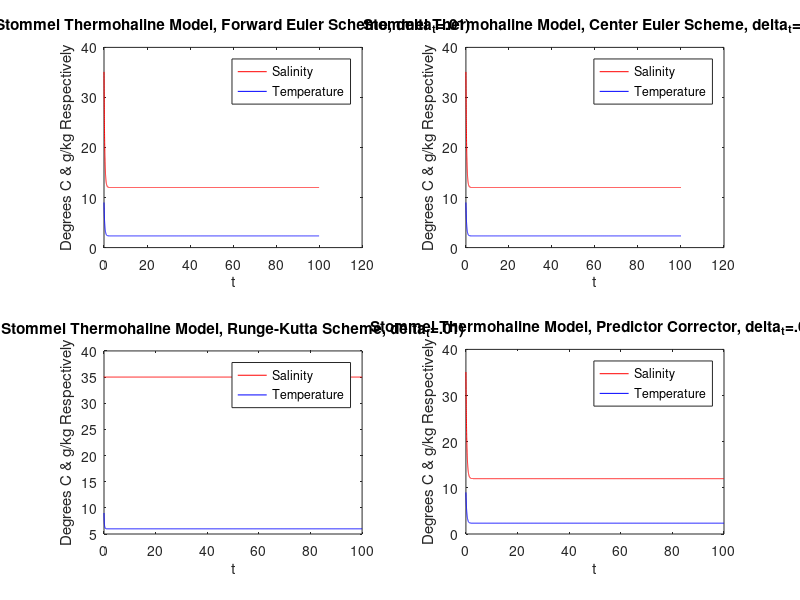
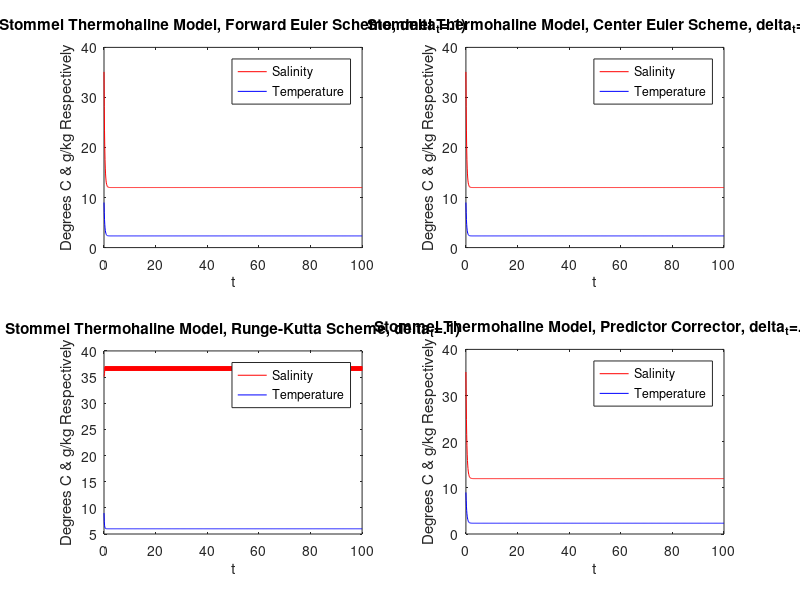

The MATLAB source for these figures, in order: (Note: a time limit stopped this script after it produced the figures.)
%% ESM final project- stommel thermohaline model under different time steps, forcing regimes, numerical methods
%Hudson Moss
clear all
close all

%no climate forcing
%delta t= .01
for i=1:1
for i=1:1 %forward euler
c=1;    %temperature transfer coefficient 
d=1;    %salinity transfer coefficient 
T(1)=9;   %temperature of system
S(1)=35.1;   %salinity of system
tau=7; %external temperature (constant)
s=36;    %external salinity (constant)
q=1;    %flow 

delta_t=.01;
t=0:delta_t:100;

for i=1:(length(t)-1)
    t(i+1)=t(i)+delta_t;
    T(i+1)=T(i)+((c.*(tau-T(i))-abs(2.*q).*T(i)).*delta_t);
    S(i+1)=S(i)+((d.*(s-S(i))-abs(2.*q).*S(i)).*delta_t);      
end
    subplot(2,2,1)
    plot(t,S,'r')
    hold on
    plot(t,T,'b')
    title('Stommel Thermohaline Model, Forward Euler Scheme, delta_t=.01)')
    legend({'Salinity','Temperature'})
    xlabel('t')
    ylabel('Degrees C & g/kg Respectively')

end
clear all
for i=1:1 %center euler
c=1;    %temperature transfer coefficient 
d=1;    %salinity transfer coefficient 
T(1)=9;   %temperature of system
S(1)=35.1;   %salinity of system
tau=7; %external temperature (constant)
s=36;    %external salinity (constant)
q=1;    %flow 

delta_t=.01;
t=0:delta_t:100;
  
for j=1:(length(t)-1)
    t(j+1)=t(j)+delta_t;

    T(j+1)=T(j)+((c.*(tau-T(j))-abs(2.*q).*T(j)).*delta_t);
    S(j+1)=S(j)+((d.*(s-S(j))-abs(2.*q).*S(j)).*delta_t);
     
    T(j+2)=T(j+1)-T(j)/((2*delta_t));
    S(j+2)=S(j+1)-S(j)/((2*delta_t));

end
    subplot(2,2,2)
    plot(t,S(1:length(S)-1),'r')
    hold on
    plot(t,T(1:length(T)-1),'b')
    title('Stommel Thermohaline Model, Center Euler Scheme, delta_t=.01)')
    legend({'Salinity','Temperature'})
    xlabel('t')
    ylabel('Degrees C & g/kg Respectively')
end 
clear all
for i=1:1 %%runge-kutta 

c=1;    %temperature transfer coefficient 
d=1;    %salinity transfer coefficient 
T(1)=9;   %temperature of system
S(1)=35.1;   %salinity of system
tau=7; %external temperature (constant)
s=36;    %external salinity (constant)
q=1;    %flow 

delta_t=.01;
t=0:delta_t:100;

f= @(t,T,S) T+(c.*(tau-T)-abs(2.*q)).*T;
g= @(t,T,S) S+(d.*(s-S)-abs(2.*q)).*S;

for i=1:(length(t)-1)
    
    k1=f(t(i),T(i),S(i));
    l1=g(t(i),T(i),S(i));
    
    k2=f(t(i)+delta_t/2,(T(i)+0.5*k1*delta_t),(S(i)+(0.5*l1*delta_t)));
    l2=g(t(i)+delta_t/2,(T(i)+0.5*k1*delta_t),(S(i)+(0.5*l1*delta_t)));
    
    k3=f(t(i)+delta_t/2,(T(i)+0.5*k2*delta_t),(S(i)+(0.5*l2*delta_t)));
    l3=g(t(i)+delta_t/2,(T(i)+0.5*k2*delta_t),(S(i)+(0.5*l2*delta_t)));
    
    k4=f(t(i)+delta_t,(T(i)+k3*delta_t),(S(i)+l3*delta_t));
    l4=g(t(i)+delta_t,(T(i)+k3*delta_t),(S(i)+l3*delta_t));
    
    T(i+1)=T(i)+delta_t*(k1+2*k2+2*k3+k4)/6;
    S(i+1)=S(i)+delta_t*(l1+2*l2+2*l3+l4)/6;
    
end

    subplot(2,2,3)
    plot(t,S,'r')
    hold on
    plot(t,T,'b')
    title('Stommel Thermohaline Model, Runge-Kutta Scheme, delta_t=.01)')
    legend({'Salinity','Temperature'})
    xlabel('t')
    ylabel('Degrees C & g/kg Respectively')

end
clear all
for i=1:1 %predictor-corrector method
c=1;    %temperature transfer coefficient 
d=1;    %salinity transfer coefficient 
T(1)=9;   %temperature of system
S(1)=35.1;   %salinity of system
tau=7; %external temperature (constant)
s=36;    %external salinity (constant)
q=1;    %flow 

delta_t=.01;
t=0:delta_t:100;

for i=1:(length(t)-1)

    k1_T=(c.*(tau-T(i))-abs(2.*q).*T(i)).*delta_t;
    k1_S=(d.*(s-S(i))-abs(2.*q).*S(i)).*delta_t;
   
    k2_T=(c.*(tau-(T(i)+k1_T))-abs(2.*q).*(T(i)+k1_T)).*delta_t;
    k2_S=(d.*(s-(S(i)+k1_S))-abs(2.*q).*(S(i)+k1_S)).*delta_t;
 
    T(i+1)=T(i)+0.5.*(k1_T+k2_T); 
    S(i+1)=S(i)+0.5.*(k1_S+k2_S);
    
end

%III. Plot it all 

    subplot(2,2,4)
    plot(t,S,'r')
    hold on
    plot(t,T,'b')
    title('Stommel Thermohaline Model, Predictor Corrector, delta_t=.01)')
    legend({'Salinity','Temperature'})
    xlabel('t')
    ylabel('Degrees C & g/kg Respectively')
end 
clear all

figure(2)
%delta t= .1
for i=1:1 %forward euler
c=1;    %temperature transfer coefficient 
d=1;    %salinity transfer coefficient 
T(1)=9;   %temperature of system
S(1)=35.1;   %salinity of system
tau=7; %external temperature (constant)
s=36;    %external salinity (constant)
q=1;    %flow 

delta_t=.1;
t=0:delta_t:100;

for i=1:(length(t)-1)
    t(i+1)=t(i)+delta_t;
    T(i+1)=T(i)+((c.*(tau-T(i))-abs(2.*q).*T(i)).*delta_t);
    S(i+1)=S(i)+((d.*(s-S(i))-abs(2.*q).*S(i)).*delta_t);      
end
    subplot(2,2,1)
    plot(t,S,'r')
    hold on
    plot(t,T,'b')
    title('Stommel Thermohaline Model, Forward Euler Scheme, delta_t=.1)')
    legend({'Salinity','Temperature'})
    xlabel('t')
    ylabel('Degrees C & g/kg Respectively')

end
clear all
for i=1:1 %center euler
c=1;    %temperature transfer coefficient 
d=1;    %salinity transfer coefficient 
T(1)=9;   %temperature of system
S(1)=35.1;   %salinity of system
tau=7; %external temperature (constant)
s=36;    %external salinity (constant)
q=1;    %flow 

delta_t=.1;
t=0:delta_t:100;
  
for j=1:(length(t)-1)
    t(j+1)=t(j)+delta_t;

    T(j+1)=T(j)+((c.*(tau-T(j))-abs(2.*q).*T(j)).*delta_t);
    S(j+1)=S(j)+((d.*(s-S(j))-abs(2.*q).*S(j)).*delta_t);
     
    T(j+2)=T(j+1)-T(j)/((2*delta_t));
    S(j+2)=S(j+1)-S(j)/((2*delta_t));

end
    subplot(2,2,2)
    plot(t,S(1:length(S)-1),'r')
    hold on
    plot(t,T(1:length(T)-1),'b')
    title('Stommel Thermohaline Model, Center Euler Scheme, delta_t=.1)')
    legend({'Salinity','Temperature'})
    xlabel('t')
    ylabel('Degrees C & g/kg Respectively')
end 
clear all
for i=1:1 %%runge-kutta 

c=1;    %temperature transfer coefficient 
d=1;    %salinity transfer coefficient 
T(1)=9;   %temperature of system
S(1)=35.1;   %salinity of system
tau=7; %external temperature (constant)
s=36;    %external salinity (constant)
q=1;    %flow 

delta_t=.1;
t=0:delta_t:100;

f= @(t,T,S) T+(c.*(tau-T)-abs(2.*q)).*T;
g= @(t,T,S) S+(d.*(s-S)-abs(2.*q)).*S;

for i=1:(length(t)-1)
    
    k1=f(t(i),T(i),S(i));
    l1=g(t(i),T(i),S(i));
    
    k2=f(t(i)+delta_t/2,(T(i)+0.5*k1*delta_t),(S(i)+(0.5*l1*delta_t)));
    l2=g(t(i)+delta_t/2,(T(i)+0.5*k1*delta_t),(S(i)+(0.5*l1*delta_t)));
    
    k3=f(t(i)+delta_t/2,(T(i)+0.5*k2*delta_t),(S(i)+(0.5*l2*delta_t)));
    l3=g(t(i)+delta_t/2,(T(i)+0.5*k2*delta_t),(S(i)+(0.5*l2*delta_t)));
    
    k4=f(t(i)+delta_t,(T(i)+k3*delta_t),(S(i)+l3*delta_t));
    l4=g(t(i)+delta_t,(T(i)+k3*delta_t),(S(i)+l3*delta_t));
    
    T(i+1)=T(i)+delta_t*(k1+2*k2+2*k3+k4)/6;
    S(i+1)=S(i)+delta_t*(l1+2*l2+2*l3+l4)/6;
    
end

    subplot(2,2,3)
    plot(t,S,'r')
    hold on
    plot(t,T,'b')
    title('Stommel Thermohaline Model, Runge-Kutta Scheme, delta_t=.1)')
    legend({'Salinity','Temperature'})
    xlabel('t')
    ylabel('Degrees C & g/kg Respectively')

end
clear all
for i=1:1 %predictor-corrector method
c=1;    %temperature transfer coefficient 
d=1;    %salinity transfer coefficient 
T(1)=9;   %temperature of system
S(1)=35.1;   %salinity of system
tau=7; %external temperature (constant)
s=36;    %external salinity (constant)
q=1;    %flow 

delta_t=.1;
t=0:delta_t:100;

for i=1:(length(t)-1)

    k1_T=(c.*(tau-T(i))-abs(2.*q).*T(i)).*delta_t;
    k1_S=(d.*(s-S(i))-abs(2.*q).*S(i)).*delta_t;
   
    k2_T=(c.*(tau-(T(i)+k1_T))-abs(2.*q).*(T(i)+k1_T)).*delta_t;
    k2_S=(d.*(s-(S(i)+k1_S))-abs(2.*q).*(S(i)+k1_S)).*delta_t;
 
    T(i+1)=T(i)+0.5.*(k1_T+k2_T); 
    S(i+1)=S(i)+0.5.*(k1_S+k2_S);
    
end

%III. Plot it all 

    subplot(2,2,4)
    plot(t,S,'r')
    hold on
    plot(t,T,'b')
    title('Stommel Thermohaline Model, Predictor Corrector, delta_t=.1)')
    legend({'Salinity','Temperature'})
    xlabel('t')
    ylabel('Degrees C & g/kg Respectively')
end 
clear all

figure(3)
%delta t= 1
for i=1:1 %forward euler
c=1;    %temperature transfer coefficient 
d=1;    %salinity transfer coefficient 
T(1)=9;   %temperature of system
S(1)=35.1;   %salinity of system
tau=7; %external temperature (constant)
s=36;    %external salinity (constant)
q=1;    %flow 

delta_t=1;
t=0:delta_t:100;

for i=1:(length(t)-1)
    t(i+1)=t(i)+delta_t;
    T(i+1)=T(i)+((c.*(tau-T(i))-abs(2.*q).*T(i)).*delta_t);
    S(i+1)=S(i)+((d.*(s-S(i))-abs(2.*q).*S(i)).*delta_t);      
end
    subplot(2,2,1)
    plot(t,S,'r')
    hold on
    plot(t,T,'b')
    title('Stommel Thermohaline Model, Forward Euler Scheme, delta_t=1)')
    legend({'Salinity','Temperature'})
    xlabel('t')
    ylabel('Degrees C & g/kg Respectively')

end
clear all
for i=1:1 %center euler
c=1;    %temperature transfer coefficient 
d=1;    %salinity transfer coefficient 
T(1)=9;   %temperature of system
S(1)=35.1;   %salinity of system
tau=7; %external temperature (constant)
s=36;    %external salinity (constant)
q=1;    %flow 

delta_t=1;
t=0:delta_t:100;
  
for j=1:(length(t)-1)
    t(j+1)=t(j)+delta_t;

    T(j+1)=T(j)+((c.*(tau-T(j))-abs(2.*q).*T(j)).*delta_t);
    S(j+1)=S(j)+((d.*(s-S(j))-abs(2.*q).*S(j)).*delta_t);
     
    T(j+2)=T(j+1)-T(j)/((2*delta_t));
    S(j+2)=S(j+1)-S(j)/((2*delta_t));

end
    subplot(2,2,2)
    plot(t,S(1:length(S)-1),'r')
    hold on
    plot(t,T(1:length(T)-1),'b')
    title('Stommel Thermohaline Model, Center Euler Scheme, delta_t=1)')
    legend({'Salinity','Temperature'})
    xlabel('t')
    ylabel('Degrees C & g/kg Respectively')
end 
clear all
for i=1:1 %%runge-kutta 

c=1;    %temperature transfer coefficient 
d=1;    %salinity transfer coefficient 
T(1)=9;   %temperature of system
S(1)=35.1;   %salinity of system
tau=7; %external temperature (constant)
s=36;    %external salinity (constant)
q=1;    %flow 

delta_t=1;
t=0:delta_t:100;

f= @(t,T,S) T+(c.*(tau-T)-abs(2.*q)).*T;
g= @(t,T,S) S+(d.*(s-S)-abs(2.*q)).*S;

for i=1:(length(t)-1)
    
    k1=f(t(i),T(i),S(i));
    l1=g(t(i),T(i),S(i));
    
    k2=f(t(i)+delta_t/2,(T(i)+0.5*k1*delta_t),(S(i)+(0.5*l1*delta_t)));
    l2=g(t(i)+delta_t/2,(T(i)+0.5*k1*delta_t),(S(i)+(0.5*l1*delta_t)));
    
    k3=f(t(i)+delta_t/2,(T(i)+0.5*k2*delta_t),(S(i)+(0.5*l2*delta_t)));
    l3=g(t(i)+delta_t/2,(T(i)+0.5*k2*delta_t),(S(i)+(0.5*l2*delta_t)));
    
    k4=f(t(i)+delta_t,(T(i)+k3*delta_t),(S(i)+l3*delta_t));
    l4=g(t(i)+delta_t,(T(i)+k3*delta_t),(S(i)+l3*delta_t));
    
    T(i+1)=T(i)+delta_t*(k1+2*k2+2*k3+k4)/6;
    S(i+1)=S(i)+delta_t*(l1+2*l2+2*l3+l4)/6;
    
end

    subplot(2,2,3)
    plot(t,S,'r')
    hold on
    plot(t,T,'b')
    title('Stommel Thermohaline Model, Runge-Kutta Scheme, delta_t=1)')
    legend({'Salinity','Temperature'})
    xlabel('t')
    ylabel('Degrees C & g/kg Respectively')

end
clear all
for i=1:1 %predictor-corrector method
c=1;    %temperature transfer coefficient 
d=1;    %salinity transfer coefficient 
T(1)=9;   %temperature of system
S(1)=35.1;   %salinity of system
tau=7; %external temperature (constant)
s=36;    %external salinity (constant)
q=1;    %flow 

delta_t=1;
t=0:delta_t:100;

for i=1:(length(t)-1)

    k1_T=(c.*(tau-T(i))-abs(2.*q).*T(i)).*delta_t;
    k1_S=(d.*(s-S(i))-abs(2.*q).*S(i)).*delta_t;
   
    k2_T=(c.*(tau-(T(i)+k1_T))-abs(2.*q).*(T(i)+k1_T)).*delta_t;
    k2_S=(d.*(s-(S(i)+k1_S))-abs(2.*q).*(S(i)+k1_S)).*delta_t;
 
    T(i+1)=T(i)+0.5.*(k1_T+k2_T); 
    S(i+1)=S(i)+0.5.*(k1_S+k2_S);
    
end

%III. Plot it all 

    subplot(2,2,4)
    plot(t,S,'r')
    hold on
    plot(t,T,'b')
    title('Stommel Thermohaline Model, Predictor Corrector, delta_t=1)')
    legend({'Salinity','Temperature'})
    xlabel('t')
    ylabel('Degrees C & g/kg Respectively')
end 
clear all

figure(4)
%delta t= 10
for i=1:1 %forward euler
c=1;    %temperature transfer coefficient 
d=1;    %salinity transfer coefficient 
T(1)=9;   %temperature of system
S(1)=35.1;   %salinity of system
tau=7; %external temperature (constant)
s=36;    %external salinity (constant)
q=1;    %flow 

delta_t=10;
t=0:delta_t:100;

for i=1:(length(t)-1)
    t(i+1)=t(i)+delta_t;
    T(i+1)=T(i)+((c.*(tau-T(i))-abs(2.*q).*T(i)).*delta_t);
    S(i+1)=S(i)+((d.*(s-S(i))-abs(2.*q).*S(i)).*delta_t);      
end
    subplot(2,2,1)
    plot(t,S,'r')
    hold on
    plot(t,T,'b')
    title('Stommel Thermohaline Model, Forward Euler Scheme, delta_t=10)')
    legend({'Salinity','Temperature'})
    xlabel('t')
    ylabel('Degrees C & g/kg Respectively')

end
clear all
for i=1:1 %center euler
c=1;    %temperature transfer coefficient 
d=1;    %salinity transfer coefficient 
T(1)=9;   %temperature of system
S(1)=35.1;   %salinity of system
tau=7; %external temperature (constant)
s=36;    %external salinity (constant)
q=1;    %flow 

delta_t=10;
t=0:delta_t:100;
  
for j=1:(length(t)-1)
    t(j+1)=t(j)+delta_t;

    T(j+1)=T(j)+((c.*(tau-T(j))-abs(2.*q).*T(j)).*delta_t);
    S(j+1)=S(j)+((d.*(s-S(j))-abs(2.*q).*S(j)).*delta_t);
     
    T(j+2)=T(j+1)-T(j)/((2*delta_t));
    S(j+2)=S(j+1)-S(j)/((2*delta_t));

end
    subplot(2,2,2)
    plot(t,S(1:length(S)-1),'r')
    hold on
    plot(t,T(1:length(T)-1),'b')
    title('Stommel Thermohaline Model, Center Euler Scheme, delta_t=10)')
    legend({'Salinity','Temperature'})
    xlabel('t')
    ylabel('Degrees C & g/kg Respectively')
end 
clear all
for i=1:1 %%runge-kutta 

c=1;    %temperature transfer coefficient 
d=1;    %salinity transfer coefficient 
T(1)=9;   %temperature of system
S(1)=35.1;   %salinity of system
tau=7; %external temperature (constant)
s=36;    %external salinity (constant)
q=1;    %flow 

delta_t=10;
t=0:delta_t:100;

f= @(t,T,S) T+(c.*(tau-T)-abs(2.*q)).*T;
g= @(t,T,S) S+(d.*(s-S)-abs(2.*q)).*S;

for i=1:(length(t)-1)
    
    k1=f(t(i),T(i),S(i));
    l1=g(t(i),T(i),S(i));
    
    k2=f(t(i)+delta_t/2,(T(i)+0.5*k1*delta_t),(S(i)+(0.5*l1*delta_t)));
    l2=g(t(i)+delta_t/2,(T(i)+0.5*k1*delta_t),(S(i)+(0.5*l1*delta_t)));
    
    k3=f(t(i)+delta_t/2,(T(i)+0.5*k2*delta_t),(S(i)+(0.5*l2*delta_t)));
    l3=g(t(i)+delta_t/2,(T(i)+0.5*k2*delta_t),(S(i)+(0.5*l2*delta_t)));
    
    k4=f(t(i)+delta_t,(T(i)+k3*delta_t),(S(i)+l3*delta_t));
    l4=g(t(i)+delta_t,(T(i)+k3*delta_t),(S(i)+l3*delta_t));
    
    T(i+1)=T(i)+delta_t*(k1+2*k2+2*k3+k4)/6;
    S(i+1)=S(i)+delta_t*(l1+2*l2+2*l3+l4)/6;
    
end

    subplot(2,2,3)
    plot(t,S,'r')
    hold on
    plot(t,T,'b')
    title('Stommel Thermohaline Model, Runge-Kutta Scheme, delta_t=10)')
    legend({'Salinity','Temperature'})
    xlabel('t')
    ylabel('Degrees C & g/kg Respectively')

end
clear all
for i=1:1 %predictor-corrector method
c=1;    %temperature transfer coefficient 
d=1;    %salinity transfer coefficient 
T(1)=9;   %temperature of system
S(1)=35.1;   %salinity of system
tau=7; %external temperature (constant)
s=36;    %external salinity (constant)
q=1;    %flow 

delta_t=10;
t=0:delta_t:100;

for i=1:(length(t)-1)

    k1_T=(c.*(tau-T(i))-abs(2.*q).*T(i)).*delta_t;
    k1_S=(d.*(s-S(i))-abs(2.*q).*S(i)).*delta_t;
   
    k2_T=(c.*(tau-(T(i)+k1_T))-abs(2.*q).*(T(i)+k1_T)).*delta_t;
    k2_S=(d.*(s-(S(i)+k1_S))-abs(2.*q).*(S(i)+k1_S)).*delta_t;
 
    T(i+1)=T(i)+0.5.*(k1_T+k2_T); 
    S(i+1)=S(i)+0.5.*(k1_S+k2_S);
    
end

%III. Plot it all 

    subplot(2,2,4)
    plot(t,S,'r')
    hold on
    plot(t,T,'b')
    title('Stommel Thermohaline Model, Predictor Corrector, delta_t=10)')
    legend({'Salinity','Temperature'})
    xlabel('t')
    ylabel('Degrees C & g/kg Respectively')
end 
clear all
end

%+.5 C per time step
%delta t= .01
for i=1:1
figure(5)
for i=1:1 %forward euler
c=1;    %temperature transfer coefficient 
d=1;    %salinity transfer coefficient 
T(1)=9;   %temperature of system
S(1)=35.1;   %salinity of system
tau=7; %external temperature (constant)
s=36;    %external salinity (constant)
q=1;    %flow 

delta_t=.01;
t=0:delta_t:100;

for i=1:(length(t)-1)
    t(i+1)=t(i)+delta_t;
    T(i+1)=.5+T(i)+((c.*(tau-T(i))-abs(2.*q).*T(i)).*delta_t);
    S(i+1)=S(i)+((d.*(s-S(i))-abs(2.*q).*S(i)).*delta_t);      
end
    subplot(2,2,1)
    plot(t,S,'r')
    hold on
    plot(t,T,'b')
    title('Stommel Thermohaline Model, Forward Euler Scheme, delta_t=.01)')
    legend({'Salinity','Temperature'})
    xlabel('t')
    ylabel('Degrees C & g/kg Respectively')

end
clear all
for i=1:1 %center euler
c=1;    %temperature transfer coefficient 
d=1;    %salinity transfer coefficient 
T(1)=9;   %temperature of system
S(1)=35.1;   %salinity of system
tau=7; %external temperature (constant)
s=36;    %external salinity (constant)
q=1;    %flow 

delta_t=.01;
t=0:delta_t:100;
  
for j=1:(length(t)-1)
    t(j+1)=t(j)+delta_t;

    T(j+1)=.5+T(j)+((c.*(tau-T(j))-abs(2.*q).*T(j)).*delta_t);
    S(j+1)=S(j)+((d.*(s-S(j))-abs(2.*q).*S(j)).*delta_t);
     
    T(j+2)=.5+T(j+1)-T(j)/((2*delta_t));
    S(j+2)=S(j+1)-S(j)/((2*delta_t));

end
    subplot(2,2,2)
    plot(t,S(1:length(S)-1),'r')
    hold on
    plot(t,T(1:length(T)-1),'b')
    title('Stommel Thermohaline Model, Center Euler Scheme, delta_t=.01)')
    legend({'Salinity','Temperature'})
    xlabel('t')
    ylabel('Degrees C & g/kg Respectively')
end 
clear all
for i=1:1 %%runge-kutta 

c=1;    %temperature transfer coefficient 
d=1;    %salinity transfer coefficient 
T(1)=9;   %temperature of system
S(1)=35.1;   %salinity of system
tau=7; %external temperature (constant)
s=36;    %external salinity (constant)
q=1;    %flow 

delta_t=.01;
t=0:delta_t:100;

f= @(t,T,S) .5+T+(c.*(tau-T)-abs(2.*q)).*T;
g= @(t,T,S) S+(d.*(s-S)-abs(2.*q)).*S;

for i=1:(length(t)-1)
    
    k1=f(t(i),T(i),S(i));
    l1=g(t(i),T(i),S(i));
    
    k2=f(t(i)+delta_t/2,(T(i)+0.5*k1*delta_t),(S(i)+(0.5*l1*delta_t)));
    l2=g(t(i)+delta_t/2,(T(i)+0.5*k1*delta_t),(S(i)+(0.5*l1*delta_t)));
    
    k3=f(t(i)+delta_t/2,(T(i)+0.5*k2*delta_t),(S(i)+(0.5*l2*delta_t)));
    l3=g(t(i)+delta_t/2,(T(i)+0.5*k2*delta_t),(S(i)+(0.5*l2*delta_t)));
    
    k4=f(t(i)+delta_t,(T(i)+k3*delta_t),(S(i)+l3*delta_t));
    l4=g(t(i)+delta_t,(T(i)+k3*delta_t),(S(i)+l3*delta_t));
    
    T(i+1)=T(i)+delta_t*(k1+2*k2+2*k3+k4)/6;
    S(i+1)=S(i)+delta_t*(l1+2*l2+2*l3+l4)/6;
    
end

    subplot(2,2,3)
    plot(t,S,'r')
    hold on
    plot(t,T,'b')
    title('Stommel Thermohaline Model, Runge-Kutta Scheme, delta_t=.01)')
    legend({'Salinity','Temperature'})
    xlabel('t')
    ylabel('Degrees C & g/kg Respectively')

end
clear all
for i=1:1 %predictor-corrector method
c=1;    %temperature transfer coefficient 
d=1;    %salinity transfer coefficient 
T(1)=9;   %temperature of system
S(1)=35.1;   %salinity of system
tau=7; %external temperature (constant)
s=36;    %external salinity (constant)
q=1;    %flow 

delta_t=.01;
t=0:delta_t:100;

for i=1:(length(t)-1)

    k1_T=(c.*(tau-T(i))-abs(2.*q).*T(i)).*delta_t;
    k1_S=(d.*(s-S(i))-abs(2.*q).*S(i)).*delta_t;
   
    k2_T=(c.*(tau-(T(i)+k1_T))-abs(2.*q).*(T(i)+k1_T)).*delta_t;
    k2_S=(d.*(s-(S(i)+k1_S))-abs(2.*q).*(S(i)+k1_S)).*delta_t;
 
    T(i+1)=.5+T(i)+0.5.*(k1_T+k2_T); 
    S(i+1)=S(i)+0.5.*(k1_S+k2_S);
    
end

%III. Plot it all 

    subplot(2,2,4)
    plot(t,S,'r')
    hold on
    plot(t,T,'b')
    title('Stommel Thermohaline Model, Predictor Corrector, delta_t=.01)')
    legend({'Salinity','Temperature'})
    xlabel('t')
    ylabel('Degrees C & g/kg Respectively')
end 
clear all

figure(6)
%delta t= .1
for i=1:1 %forward euler
c=1;    %temperature transfer coefficient 
d=1;    %salinity transfer coefficient 
T(1)=9;   %temperature of system
S(1)=35.1;   %salinity of system
tau=7; %external temperature (constant)
s=36;    %external salinity (constant)
q=1;    %flow 

delta_t=.1;
t=0:delta_t:100;

for i=1:(length(t)-1)
    t(i+1)=t(i)+delta_t;
    T(i+1)=.5+T(i)+((c.*(tau-T(i))-abs(2.*q).*T(i)).*delta_t);
    S(i+1)=S(i)+((d.*(s-S(i))-abs(2.*q).*S(i)).*delta_t);      
end
    subplot(2,2,1)
    plot(t,S,'r')
    hold on
    plot(t,T,'b')
    title('Stommel Thermohaline Model, Forward Euler Scheme, delta_t=.1)')
    legend({'Salinity','Temperature'})
    xlabel('t')
    ylabel('Degrees C & g/kg Respectively')

end
clear all
for i=1:1 %center euler
c=1;    %temperature transfer coefficient 
d=1;    %salinity transfer coefficient 
T(1)=9;   %temperature of system
S(1)=35.1;   %salinity of system
tau=7; %external temperature (constant)
s=36;    %external salinity (constant)
q=1;    %flow 

delta_t=.1;
t=0:delta_t:100;
  
for j=1:(length(t)-1)
    t(j+1)=t(j)+delta_t;

    T(j+1)=.5+T(j)+((c.*(tau-T(j))-abs(2.*q).*T(j)).*delta_t);
    S(j+1)=S(j)+((d.*(s-S(j))-abs(2.*q).*S(j)).*delta_t);
     
    T(j+2)=.5+T(j+1)-T(j)/((2*delta_t));
    S(j+2)=S(j+1)-S(j)/((2*delta_t));

end
    subplot(2,2,2)
    plot(t,S(1:length(S)-1),'r')
    hold on
    plot(t,T(1:length(T)-1),'b')
    title('Stommel Thermohaline Model, Center Euler Scheme, delta_t=.1)')
    legend({'Salinity','Temperature'})
    xlabel('t')
    ylabel('Degrees C & g/kg Respectively')
end 
clear all
for i=1:1 %%runge-kutta 

c=1;    %temperature transfer coefficient 
d=1;    %salinity transfer coefficient 
T(1)=9;   %temperature of system
S(1)=35.1;   %salinity of system
tau=7; %external temperature (constant)
s=36;    %external salinity (constant)
q=1;    %flow 

delta_t=.1;
t=0:delta_t:100;

f= @(t,T,S) .5+T+(c.*(tau-T)-abs(2.*q)).*T;
g= @(t,T,S) S+(d.*(s-S)-abs(2.*q)).*S;

for i=1:(length(t)-1)
    
    k1=f(t(i),T(i),S(i));
    l1=g(t(i),T(i),S(i));
    
    k2=f(t(i)+delta_t/2,(T(i)+0.5*k1*delta_t),(S(i)+(0.5*l1*delta_t)));
    l2=g(t(i)+delta_t/2,(T(i)+0.5*k1*delta_t),(S(i)+(0.5*l1*delta_t)));
    
    k3=f(t(i)+delta_t/2,(T(i)+0.5*k2*delta_t),(S(i)+(0.5*l2*delta_t)));
    l3=g(t(i)+delta_t/2,(T(i)+0.5*k2*delta_t),(S(i)+(0.5*l2*delta_t)));
    
    k4=f(t(i)+delta_t,(T(i)+k3*delta_t),(S(i)+l3*delta_t));
    l4=g(t(i)+delta_t,(T(i)+k3*delta_t),(S(i)+l3*delta_t));
    
    T(i+1)=T(i)+delta_t*(k1+2*k2+2*k3+k4)/6;
    S(i+1)=S(i)+delta_t*(l1+2*l2+2*l3+l4)/6;
    
end

    subplot(2,2,3)
    plot(t,S,'r')
    hold on
    plot(t,T,'b')
    title('Stommel Thermohaline Model, Runge-Kutta Scheme, delta_t=.1)')
    legend({'Salinity','Temperature'})
    xlabel('t')
    ylabel('Degrees C & g/kg Respectively')

end
clear all
for i=1:1 %predictor-corrector method
c=1;    %temperature transfer coefficient 
d=1;    %salinity transfer coefficient 
T(1)=9;   %temperature of system
S(1)=35.1;   %salinity of system
tau=7; %external temperature (constant)
s=36;    %external salinity (constant)
q=1;    %flow 

delta_t=.1;
t=0:delta_t:100;

for i=1:(length(t)-1)

    k1_T=(c.*(tau-T(i))-abs(2.*q).*T(i)).*delta_t;
    k1_S=(d.*(s-S(i))-abs(2.*q).*S(i)).*delta_t;
   
    k2_T=(c.*(tau-(T(i)+k1_T))-abs(2.*q).*(T(i)+k1_T)).*delta_t;
    k2_S=(d.*(s-(S(i)+k1_S))-abs(2.*q).*(S(i)+k1_S)).*delta_t;
 
    T(i+1)=.5+T(i)+0.5.*(k1_T+k2_T); 
    S(i+1)=S(i)+0.5.*(k1_S+k2_S);
    
end

%III. Plot it all 

    subplot(2,2,4)
    plot(t,S,'r')
    hold on
    plot(t,T,'b')
    title('Stommel Thermohaline Model, Predictor Corrector, delta_t=.1)')
    legend({'Salinity','Temperature'})
    xlabel('t')
    ylabel('Degrees C & g/kg Respectively')
end 
clear all

figure(7)
%delta t= 1
for i=1:1 %forward euler
c=1;    %temperature transfer coefficient 
d=1;    %salinity transfer coefficient 
T(1)=9;   %temperature of system
S(1)=35.1;   %salinity of system
tau=7; %external temperature (constant)
s=36;    %external salinity (constant)
q=1;    %flow 

delta_t=1;
t=0:delta_t:100;

for i=1:(length(t)-1)
    t(i+1)=t(i)+delta_t;
    T(i+1)=.5+T(i)+((c.*(tau-T(i))-abs(2.*q).*T(i)).*delta_t);
    S(i+1)=S(i)+((d.*(s-S(i))-abs(2.*q).*S(i)).*delta_t);      
end
    subplot(2,2,1)
    plot(t,S,'r')
    hold on
    plot(t,T,'b')
    title('Stommel Thermohaline Model, Forward Euler Scheme, delta_t=1)')
    legend({'Salinity','Temperature'})
    xlabel('t')
    ylabel('Degrees C & g/kg Respectively')

end
clear all
for i=1:1 %center euler
c=1;    %temperature transfer coefficient 
d=1;    %salinity transfer coefficient 
T(1)=9;   %temperature of system
S(1)=35.1;   %salinity of system
tau=7; %external temperature (constant)
s=36;    %external salinity (constant)
q=1;    %flow 

delta_t=1;
t=0:delta_t:100;
  
for j=1:(length(t)-1)
    t(j+1)=t(j)+delta_t;

    T(j+1)=.5+T(j)+((c.*(tau-T(j))-abs(2.*q).*T(j)).*delta_t);
    S(j+1)=S(j)+((d.*(s-S(j))-abs(2.*q).*S(j)).*delta_t);
     
    T(j+2)=.5+T(j+1)-T(j)/((2*delta_t));
    S(j+2)=S(j+1)-S(j)/((2*delta_t));

end
    subplot(2,2,2)
    plot(t,S(1:length(S)-1),'r')
    hold on
    plot(t,T(1:length(T)-1),'b')
    title('Stommel Thermohaline Model, Center Euler Scheme, delta_t=1)')
    legend({'Salinity','Temperature'})
    xlabel('t')
    ylabel('Degrees C & g/kg Respectively')
end 
clear all
for i=1:1 %%runge-kutta 

c=1;    %temperature transfer coefficient 
d=1;    %salinity transfer coefficient 
T(1)=9;   %temperature of system
S(1)=35.1;   %salinity of system
tau=7; %external temperature (constant)
s=36;    %external salinity (constant)
q=1;    %flow 

delta_t=1;
t=0:delta_t:100;

f= @(t,T,S) .5+T+(c.*(tau-T)-abs(2.*q)).*T;
g= @(t,T,S) S+(d.*(s-S)-abs(2.*q)).*S;

for i=1:(length(t)-1)
    
    k1=f(t(i),T(i),S(i));
    l1=g(t(i),T(i),S(i));
    
    k2=f(t(i)+delta_t/2,(T(i)+0.5*k1*delta_t),(S(i)+(0.5*l1*delta_t)));
    l2=g(t(i)+delta_t/2,(T(i)+0.5*k1*delta_t),(S(i)+(0.5*l1*delta_t)));
    
    k3=f(t(i)+delta_t/2,(T(i)+0.5*k2*delta_t),(S(i)+(0.5*l2*delta_t)));
    l3=g(t(i)+delta_t/2,(T(i)+0.5*k2*delta_t),(S(i)+(0.5*l2*delta_t)));
    
    k4=f(t(i)+delta_t,(T(i)+k3*delta_t),(S(i)+l3*delta_t));
    l4=g(t(i)+delta_t,(T(i)+k3*delta_t),(S(i)+l3*delta_t));
    
    T(i+1)=T(i)+delta_t*(k1+2*k2+2*k3+k4)/6;
    S(i+1)=S(i)+delta_t*(l1+2*l2+2*l3+l4)/6;
    
end

    subplot(2,2,3)
    plot(t,S,'r')
    hold on
    plot(t,T,'b')
    title('Stommel Thermohaline Model, Runge-Kutta Scheme, delta_t=1)')
    legend({'Salinity','Temperature'})
    xlabel('t')
    ylabel('Degrees C & g/kg Respectively')

end
clear all
for i=1:1 %predictor-corrector method
c=1;    %temperature transfer coefficient 
d=1;    %salinity transfer coefficient 
T(1)=9;   %temperature of system
S(1)=35.1;   %salinity of system
tau=7; %external temperature (constant)
s=36;    %external salinity (constant)
q=1;    %flow 

delta_t=1;
t=0:delta_t:100;

for i=1:(length(t)-1)

    k1_T=(c.*(tau-T(i))-abs(2.*q).*T(i)).*delta_t;
    k1_S=(d.*(s-S(i))-abs(2.*q).*S(i)).*delta_t;
   
    k2_T=(c.*(tau-(T(i)+k1_T))-abs(2.*q).*(T(i)+k1_T)).*delta_t;
    k2_S=(d.*(s-(S(i)+k1_S))-abs(2.*q).*(S(i)+k1_S)).*delta_t;
 
    T(i+1)=.5+T(i)+0.5.*(k1_T+k2_T); 
    S(i+1)=S(i)+0.5.*(k1_S+k2_S);
    
end

%III. Plot it all 

    subplot(2,2,4)
    plot(t,S,'r')
    hold on
    plot(t,T,'b')
    title('Stommel Thermohaline Model, Predictor Corrector, delta_t=1)')
    legend({'Salinity','Temperature'})
    xlabel('t')
    ylabel('Degrees C & g/kg Respectively')
end 
clear all

figure(8)
%delta t= 10
for i=1:1 %forward euler
c=1;    %temperature transfer coefficient 
d=1;    %salinity transfer coefficient 
T(1)=9;   %temperature of system
S(1)=35.1;   %salinity of system
tau=7; %external temperature (constant)
s=36;    %external salinity (constant)
q=1;    %flow 

delta_t=10;
t=0:delta_t:100;

for i=1:(length(t)-1)
    t(i+1)=t(i)+delta_t;
    T(i+1)=.5+T(i)+((c.*(tau-T(i))-abs(2.*q).*T(i)).*delta_t);
    S(i+1)=S(i)+((d.*(s-S(i))-abs(2.*q).*S(i)).*delta_t);      
end
    subplot(2,2,1)
    plot(t,S,'r')
    hold on
    plot(t,T,'b')
    title('Stommel Thermohaline Model, Forward Euler Scheme, delta_t=10)')
    legend({'Salinity','Temperature'})
    xlabel('t')
    ylabel('Degrees C & g/kg Respectively')

end
clear all
for i=1:1 %center euler
c=1;    %temperature transfer coefficient 
d=1;    %salinity transfer coefficient 
T(1)=9;   %temperature of system
S(1)=35.1;   %salinity of system
tau=7; %external temperature (constant)
s=36;    %external salinity (constant)
q=1;    %flow 

delta_t=10;
t=0:delta_t:100;
  
for j=1:(length(t)-1)
    t(j+1)=t(j)+delta_t;

    T(j+1)=.5+T(j)+((c.*(tau-T(j))-abs(2.*q).*T(j)).*delta_t);
    S(j+1)=S(j)+((d.*(s-S(j))-abs(2.*q).*S(j)).*delta_t);
     
    T(j+2)=.5+T(j+1)-T(j)/((2*delta_t));
    S(j+2)=S(j+1)-S(j)/((2*delta_t));

end
    subplot(2,2,2)
    plot(t,S(1:length(S)-1),'r')
    hold on
    plot(t,T(1:length(T)-1),'b')
    title('Stommel Thermohaline Model, Center Euler Scheme, delta_t=10)')
    legend({'Salinity','Temperature'})
    xlabel('t')
    ylabel('Degrees C & g/kg Respectively')
end 
clear all
for i=1:1 %%runge-kutta 

c=1;    %temperature transfer coefficient 
d=1;    %salinity transfer coefficient 
T(1)=9;   %temperature of system
S(1)=35.1;   %salinity of system
tau=7; %external temperature (constant)
s=36;    %external salinity (constant)
q=1;    %flow 

delta_t=10;
t=0:delta_t:100;

f= @(t,T,S) .5+T+(c.*(tau-T)-abs(2.*q)).*T;
g= @(t,T,S) S+(d.*(s-S)-abs(2.*q)).*S;

for i=1:(length(t)-1)
    
    k1=f(t(i),T(i),S(i));
    l1=g(t(i),T(i),S(i));
    
    k2=f(t(i)+delta_t/2,(T(i)+0.5*k1*delta_t),(S(i)+(0.5*l1*delta_t)));
    l2=g(t(i)+delta_t/2,(T(i)+0.5*k1*delta_t),(S(i)+(0.5*l1*delta_t)));
    
    k3=f(t(i)+delta_t/2,(T(i)+0.5*k2*delta_t),(S(i)+(0.5*l2*delta_t)));
    l3=g(t(i)+delta_t/2,(T(i)+0.5*k2*delta_t),(S(i)+(0.5*l2*delta_t)));
    
    k4=f(t(i)+delta_t,(T(i)+k3*delta_t),(S(i)+l3*delta_t));
    l4=g(t(i)+delta_t,(T(i)+k3*delta_t),(S(i)+l3*delta_t));
    
    T(i+1)=T(i)+delta_t*(k1+2*k2+2*k3+k4)/6;
    S(i+1)=S(i)+delta_t*(l1+2*l2+2*l3+l4)/6;
    
end

    subplot(2,2,3)
    plot(t,S,'r')
    hold on
    plot(t,T,'b')
    title('Stommel Thermohaline Model, Runge-Kutta Scheme, delta_t=10)')
    legend({'Salinity','Temperature'})
    xlabel('t')
    ylabel('Degrees C & g/kg Respectively')

end
clear all
for i=1:1 %predictor-corrector method
c=1;    %temperature transfer coefficient 
d=1;    %salinity transfer coefficient 
T(1)=9;   %temperature of system
S(1)=35.1;   %salinity of system
tau=7; %external temperature (constant)
s=36;    %external salinity (constant)
q=1;    %flow 

delta_t=10;
t=0:delta_t:100;

for i=1:(length(t)-1)

    k1_T=(c.*(tau-T(i))-abs(2.*q).*T(i)).*delta_t;
    k1_S=(d.*(s-S(i))-abs(2.*q).*S(i)).*delta_t;
   
    k2_T=(c.*(tau-(T(i)+k1_T))-abs(2.*q).*(T(i)+k1_T)).*delta_t;
    k2_S=(d.*(s-(S(i)+k1_S))-abs(2.*q).*(S(i)+k1_S)).*delta_t;
 
    T(i+1)=.5+T(i)+0.5.*(k1_T+k2_T); 
    S(i+1)=S(i)+0.5.*(k1_S+k2_S);
    
end

%III. Plot it all 

    subplot(2,2,4)
    plot(t,S,'r')
    hold on
    plot(t,T,'b')
    title('Stommel Thermohaline Model, Predictor Corrector, delta_t=10)')
    legend({'Salinity','Temperature'})
    xlabel('t')
    ylabel('Degrees C & g/kg Respectively')
end 
clear all
end

%+1 C per time step
%delta t= .01
for i=1:1
figure(9)
for i=1:1 %forward euler
c=1;    %temperature transfer coefficient 
d=1;    %salinity transfer coefficient 
T(1)=9;   %temperature of system
S(1)=35.1;   %salinity of system
tau=7; %external temperature (constant)
s=36;    %external salinity (constant)
q=1;    %flow 

delta_t=.01;
t=0:delta_t:100;

for i=1:(length(t)-1)
    t(i+1)=t(i)+delta_t;
    T(i+1)=1+T(i)+((c.*(tau-T(i))-abs(2.*q).*T(i)).*delta_t);
    S(i+1)=S(i)+((d.*(s-S(i))-abs(2.*q).*S(i)).*delta_t);      
end
    subplot(2,2,1)
    plot(t,S,'r')
    hold on
    plot(t,T,'b')
    title('Stommel Thermohaline Model, Forward Euler Scheme, delta_t=.01)')
    legend({'Salinity','Temperature'})
    xlabel('t')
    ylabel('Degrees C & g/kg Respectively')

end
clear all
for i=1:1 %center euler
c=1;    %temperature transfer coefficient 
d=1;    %salinity transfer coefficient 
T(1)=9;   %temperature of system
S(1)=35.1;   %salinity of system
tau=7; %external temperature (constant)
s=36;    %external salinity (constant)
q=1;    %flow 

delta_t=.01;
t=0:delta_t:100;
  
for j=1:(length(t)-1)
    t(j+1)=t(j)+delta_t;

    T(j+1)=1+T(j)+((c.*(tau-T(j))-abs(2.*q).*T(j)).*delta_t);
    S(j+1)=S(j)+((d.*(s-S(j))-abs(2.*q).*S(j)).*delta_t);
     
    T(j+2)=1+T(j+1)-T(j)/((2*delta_t));
    S(j+2)=S(j+1)-S(j)/((2*delta_t));

end
    subplot(2,2,2)
    plot(t,S(1:length(S)-1),'r')
    hold on
    plot(t,T(1:length(T)-1),'b')
    title('Stommel Thermohaline Model, Center Euler Scheme, delta_t=.01)')
    legend({'Salinity','Temperature'})
    xlabel('t')
    ylabel('Degrees C & g/kg Respectively')
end 
clear all
for i=1:1 %%runge-kutta 

c=1;    %temperature transfer coefficient 
d=1;    %salinity transfer coefficient 
T(1)=9;   %temperature of system
S(1)=35.1;   %salinity of system
tau=7; %external temperature (constant)
s=36;    %external salinity (constant)
q=1;    %flow 

delta_t=.01;
t=0:delta_t:100;

f= @(t,T,S) 1+T+(c.*(tau-T)-abs(2.*q)).*T;
g= @(t,T,S) S+(d.*(s-S)-abs(2.*q)).*S;

for i=1:(length(t)-1)
    
    k1=f(t(i),T(i),S(i));
    l1=g(t(i),T(i),S(i));
    
    k2=f(t(i)+delta_t/2,(T(i)+0.5*k1*delta_t),(S(i)+(0.5*l1*delta_t)));
    l2=g(t(i)+delta_t/2,(T(i)+0.5*k1*delta_t),(S(i)+(0.5*l1*delta_t)));
    
    k3=f(t(i)+delta_t/2,(T(i)+0.5*k2*delta_t),(S(i)+(0.5*l2*delta_t)));
    l3=g(t(i)+delta_t/2,(T(i)+0.5*k2*delta_t),(S(i)+(0.5*l2*delta_t)));
    
    k4=f(t(i)+delta_t,(T(i)+k3*delta_t),(S(i)+l3*delta_t));
    l4=g(t(i)+delta_t,(T(i)+k3*delta_t),(S(i)+l3*delta_t));
    
    T(i+1)=T(i)+delta_t*(k1+2*k2+2*k3+k4)/6;
    S(i+1)=S(i)+delta_t*(l1+2*l2+2*l3+l4)/6;
    
end

    subplot(2,2,3)
    plot(t,S,'r')
    hold on
    plot(t,T,'b')
    title('Stommel Thermohaline Model, Runge-Kutta Scheme, delta_t=.01)')
    legend({'Salinity','Temperature'})
    xlabel('t')
    ylabel('Degrees C & g/kg Respectively')

end
clear all
for i=1:1 %predictor-corrector method
c=1;    %temperature transfer coefficient 
d=1;    %salinity transfer coefficient 
T(1)=9;   %temperature of system
S(1)=35.1;   %salinity of system
tau=7; %external temperature (constant)
s=36;    %external salinity (constant)
q=1;    %flow 

delta_t=.01;
t=0:delta_t:100;

for i=1:(length(t)-1)

    k1_T=(c.*(tau-T(i))-abs(2.*q).*T(i)).*delta_t;
    k1_S=(d.*(s-S(i))-abs(2.*q).*S(i)).*delta_t;
   
    k2_T=(c.*(tau-(T(i)+k1_T))-abs(2.*q).*(T(i)+k1_T)).*delta_t;
    k2_S=(d.*(s-(S(i)+k1_S))-abs(2.*q).*(S(i)+k1_S)).*delta_t;
 
    T(i+1)=1+T(i)+0.5.*(k1_T+k2_T); 
    S(i+1)=S(i)+0.5.*(k1_S+k2_S);
    
end

%III. Plot it all 

    subplot(2,2,4)
    plot(t,S,'r')
    hold on
    plot(t,T,'b')
    title('Stommel Thermohaline Model, Predictor Corrector, delta_t=.01)')
    legend({'Salinity','Temperature'})
    xlabel('t')
    ylabel('Degrees C & g/kg Respectively')
end 
clear all

figure(10)
%delta t= .1
for i=1:1 %forward euler
c=1;    %temperature transfer coefficient 
d=1;    %salinity transfer coefficient 
T(1)=9;   %temperature of system
S(1)=35.1;   %salinity of system
tau=7; %external temperature (constant)
s=36;    %external salinity (constant)
q=1;    %flow 

delta_t=.1;
t=0:delta_t:100;

for i=1:(length(t)-1)
    t(i+1)=t(i)+delta_t;
    T(i+1)=1+T(i)+((c.*(tau-T(i))-abs(2.*q).*T(i)).*delta_t);
    S(i+1)=S(i)+((d.*(s-S(i))-abs(2.*q).*S(i)).*delta_t);      
end
    subplot(2,2,1)
    plot(t,S,'r')
    hold on
    plot(t,T,'b')
    title('Stommel Thermohaline Model, Forward Euler Scheme, delta_t=.1)')
    legend({'Salinity','Temperature'})
    xlabel('t')
    ylabel('Degrees C & g/kg Respectively')

end
clear all
for i=1:1 %center euler
c=1;    %temperature transfer coefficient 
d=1;    %salinity transfer coefficient 
T(1)=9;   %temperature of system
S(1)=35.1;   %salinity of system
tau=7; %external temperature (constant)
s=36;    %external salinity (constant)
q=1;    %flow 

delta_t=.1;
t=0:delta_t:100;
  
for j=1:(length(t)-1)
    t(j+1)=t(j)+delta_t;

    T(j+1)=1+T(j)+((c.*(tau-T(j))-abs(2.*q).*T(j)).*delta_t);
    S(j+1)=S(j)+((d.*(s-S(j))-abs(2.*q).*S(j)).*delta_t);
     
    T(j+2)=.5+T(j+1)-T(j)/((2*delta_t));
    S(j+2)=S(j+1)-S(j)/((2*delta_t));

end
    subplot(2,2,2)
    plot(t,S(1:length(S)-1),'r')
    hold on
    plot(t,T(1:length(T)-1),'b')
    title('Stommel Thermohaline Model, Center Euler Scheme, delta_t=.1)')
    legend({'Salinity','Temperature'})
    xlabel('t')
    ylabel('Degrees C & g/kg Respectively')
end 
clear all
for i=1:1 %%runge-kutta 

c=1;    %temperature transfer coefficient 
d=1;    %salinity transfer coefficient 
T(1)=9;   %temperature of system
S(1)=35.1;   %salinity of system
tau=7; %external temperature (constant)
s=36;    %external salinity (constant)
q=1;    %flow 

delta_t=.1;
t=0:delta_t:100;

f= @(t,T,S) 1+T+(c.*(tau-T)-abs(2.*q)).*T;
g= @(t,T,S) S+(d.*(s-S)-abs(2.*q)).*S;

for i=1:(length(t)-1)
    
    k1=f(t(i),T(i),S(i));
    l1=g(t(i),T(i),S(i));
    
    k2=f(t(i)+delta_t/2,(T(i)+0.5*k1*delta_t),(S(i)+(0.5*l1*delta_t)));
    l2=g(t(i)+delta_t/2,(T(i)+0.5*k1*delta_t),(S(i)+(0.5*l1*delta_t)));
    
    k3=f(t(i)+delta_t/2,(T(i)+0.5*k2*delta_t),(S(i)+(0.5*l2*delta_t)));
    l3=g(t(i)+delta_t/2,(T(i)+0.5*k2*delta_t),(S(i)+(0.5*l2*delta_t)));
    
    k4=f(t(i)+delta_t,(T(i)+k3*delta_t),(S(i)+l3*delta_t));
    l4=g(t(i)+delta_t,(T(i)+k3*delta_t),(S(i)+l3*delta_t));
    
    T(i+1)=T(i)+delta_t*(k1+2*k2+2*k3+k4)/6;
    S(i+1)=S(i)+delta_t*(l1+2*l2+2*l3+l4)/6;
    
end

    subplot(2,2,3)
    plot(t,S,'r')
    hold on
    plot(t,T,'b')
    title('Stommel Thermohaline Model, Runge-Kutta Scheme, delta_t=.1)')
    legend({'Salinity','Temperature'})
    xlabel('t')
    ylabel('Degrees C & g/kg Respectively')

end
clear all
for i=1:1 %predictor-corrector method
c=1;    %temperature transfer coefficient 
d=1;    %salinity transfer coefficient 
T(1)=9;   %temperature of system
S(1)=35.1;   %salinity of system
tau=7; %external temperature (constant)
s=36;    %external salinity (constant)
q=1;    %flow 

delta_t=.1;
t=0:delta_t:100;

for i=1:(length(t)-1)

    k1_T=(c.*(tau-T(i))-abs(2.*q).*T(i)).*delta_t;
    k1_S=(d.*(s-S(i))-abs(2.*q).*S(i)).*delta_t;
   
    k2_T=(c.*(tau-(T(i)+k1_T))-abs(2.*q).*(T(i)+k1_T)).*delta_t;
    k2_S=(d.*(s-(S(i)+k1_S))-abs(2.*q).*(S(i)+k1_S)).*delta_t;
 
    T(i+1)=1+T(i)+0.5.*(k1_T+k2_T); 
    S(i+1)=S(i)+0.5.*(k1_S+k2_S);
    
end

%III. Plot it all 

    subplot(2,2,4)
    plot(t,S,'r')
    hold on
    plot(t,T,'b')
    title('Stommel Thermohaline Model, Predictor Corrector, delta_t=.1)')
    legend({'Salinity','Temperature'})
    xlabel('t')
    ylabel('Degrees C & g/kg Respectively')
end 
clear all

figure(11)
%delta t= 1
for i=1:1 %forward euler
c=1;    %temperature transfer coefficient 
d=1;    %salinity transfer coefficient 
T(1)=9;   %temperature of system
S(1)=35.1;   %salinity of system
tau=7; %external temperature (constant)
s=36;    %external salinity (constant)
q=1;    %flow 

delta_t=1;
t=0:delta_t:100;

for i=1:(length(t)-1)
    t(i+1)=t(i)+delta_t;
    T(i+1)=1+T(i)+((c.*(tau-T(i))-abs(2.*q).*T(i)).*delta_t);
    S(i+1)=S(i)+((d.*(s-S(i))-abs(2.*q).*S(i)).*delta_t);      
end
    subplot(2,2,1)
    plot(t,S,'r')
    hold on
    plot(t,T,'b')
    title('Stommel Thermohaline Model, Forward Euler Scheme, delta_t=1)')
    legend({'Salinity','Temperature'})
    xlabel('t')
    ylabel('Degrees C & g/kg Respectively')

end
clear all
for i=1:1 %center euler
c=1;    %temperature transfer coefficient 
d=1;    %salinity transfer coefficient 
T(1)=9;   %temperature of system
S(1)=35.1;   %salinity of system
tau=7; %external temperature (constant)
s=36;    %external salinity (constant)
q=1;    %flow 

delta_t=1;
t=0:delta_t:100;
  
for j=1:(length(t)-1)
    t(j+1)=t(j)+delta_t;

    T(j+1)=1+T(j)+((c.*(tau-T(j))-abs(2.*q).*T(j)).*delta_t);
    S(j+1)=S(j)+((d.*(s-S(j))-abs(2.*q).*S(j)).*delta_t);
     
    T(j+2)=1+T(j+1)-T(j)/((2*delta_t));
    S(j+2)=S(j+1)-S(j)/((2*delta_t));

end
    subplot(2,2,2)
    plot(t,S(1:length(S)-1),'r')
    hold on
    plot(t,T(1:length(T)-1),'b')
    title('Stommel Thermohaline Model, Center Euler Scheme, delta_t=1)')
    legend({'Salinity','Temperature'})
    xlabel('t')
    ylabel('Degrees C & g/kg Respectively')
end 
clear all
for i=1:1 %%runge-kutta 

c=1;    %temperature transfer coefficient 
d=1;    %salinity transfer coefficient 
T(1)=9;   %temperature of system
S(1)=35.1;   %salinity of system
tau=7; %external temperature (constant)
s=36;    %external salinity (constant)
q=1;    %flow 

delta_t=1;
t=0:delta_t:100;

f= @(t,T,S) .5+T+(c.*(tau-T)-abs(2.*q)).*T;
g= @(t,T,S) S+(d.*(s-S)-abs(2.*q)).*S;

for i=1:(length(t)-1)
    
    k1=f(t(i),T(i),S(i));
    l1=g(t(i),T(i),S(i));
    
    k2=f(t(i)+delta_t/2,(T(i)+0.5*k1*delta_t),(S(i)+(0.5*l1*delta_t)));
    l2=g(t(i)+delta_t/2,(T(i)+0.5*k1*delta_t),(S(i)+(0.5*l1*delta_t)));
    
    k3=f(t(i)+delta_t/2,(T(i)+0.5*k2*delta_t),(S(i)+(0.5*l2*delta_t)));
    l3=g(t(i)+delta_t/2,(T(i)+0.5*k2*delta_t),(S(i)+(0.5*l2*delta_t)));
    
    k4=f(t(i)+delta_t,(T(i)+k3*delta_t),(S(i)+l3*delta_t));
    l4=g(t(i)+delta_t,(T(i)+k3*delta_t),(S(i)+l3*delta_t));
    
    T(i+1)=T(i)+delta_t*(k1+2*k2+2*k3+k4)/6;
    S(i+1)=S(i)+delta_t*(l1+2*l2+2*l3+l4)/6;
    
end

    subplot(2,2,3)
    plot(t,S,'r')
    hold on
    plot(t,T,'b')
    title('Stommel Thermohaline Model, Runge-Kutta Scheme, delta_t=1)')
    legend({'Salinity','Temperature'})
    xlabel('t')
    ylabel('Degrees C & g/kg Respectively')

end
clear all
for i=1:1 %predictor-corrector method
c=1;    %temperature transfer coefficient 
d=1;    %salinity transfer coefficient 
T(1)=9;   %temperature of system
S(1)=35.1;   %salinity of system
tau=7; %external temperature (constant)
s=36;    %external salinity (constant)
q=1;    %flow 

delta_t=1;
t=0:delta_t:100;

for i=1:(length(t)-1)

    k1_T=(c.*(tau-T(i))-abs(2.*q).*T(i)).*delta_t;
    k1_S=(d.*(s-S(i))-abs(2.*q).*S(i)).*delta_t;
   
    k2_T=(c.*(tau-(T(i)+k1_T))-abs(2.*q).*(T(i)+k1_T)).*delta_t;
    k2_S=(d.*(s-(S(i)+k1_S))-abs(2.*q).*(S(i)+k1_S)).*delta_t;
 
    T(i+1)=1+T(i)+0.5.*(k1_T+k2_T); 
    S(i+1)=S(i)+0.5.*(k1_S+k2_S);
    
end

%III. Plot it all 

    subplot(2,2,4)
    plot(t,S,'r')
    hold on
    plot(t,T,'b')
    title('Stommel Thermohaline Model, Predictor Corrector, delta_t=1)')
    legend({'Salinity','Temperature'})
    xlabel('t')
    ylabel('Degrees C & g/kg Respectively')
end 
clear all

figure(12)
%delta t= 10
for i=1:1 %forward euler
c=1;    %temperature transfer coefficient 
d=1;    %salinity transfer coefficient 
T(1)=9;   %temperature of system
S(1)=35.1;   %salinity of system
tau=7; %external temperature (constant)
s=36;    %external salinity (constant)
q=1;    %flow 

delta_t=10;
t=0:delta_t:100;

for i=1:(length(t)-1)
    t(i+1)=t(i)+delta_t;
    T(i+1)=1+T(i)+((c.*(tau-T(i))-abs(2.*q).*T(i)).*delta_t);
    S(i+1)=S(i)+((d.*(s-S(i))-abs(2.*q).*S(i)).*delta_t);      
end
    subplot(2,2,1)
    plot(t,S,'r')
    hold on
    plot(t,T,'b')
    title('Stommel Thermohaline Model, Forward Euler Scheme, delta_t=10)')
    legend({'Salinity','Temperature'})
    xlabel('t')
    ylabel('Degrees C & g/kg Respectively')

end
clear all
for i=1:1 %center euler
c=1;    %temperature transfer coefficient 
d=1;    %salinity transfer coefficient 
T(1)=9;   %temperature of system
S(1)=35.1;   %salinity of system
tau=7; %external temperature (constant)
s=36;    %external salinity (constant)
q=1;    %flow 

delta_t=10;
t=0:delta_t:100;
  
for j=1:(length(t)-1)
    t(j+1)=t(j)+delta_t;

    T(j+1)=1+T(j)+((c.*(tau-T(j))-abs(2.*q).*T(j)).*delta_t);
    S(j+1)=S(j)+((d.*(s-S(j))-abs(2.*q).*S(j)).*delta_t);
     
    T(j+2)=1+T(j+1)-T(j)/((2*delta_t));
    S(j+2)=S(j+1)-S(j)/((2*delta_t));

end
    subplot(2,2,2)
    plot(t,S(1:length(S)-1),'r')
    hold on
    plot(t,T(1:length(T)-1),'b')
    title('Stommel Thermohaline Model, Center Euler Scheme, delta_t=10)')
    legend({'Salinity','Temperature'})
    xlabel('t')
    ylabel('Degrees C & g/kg Respectively')
end 
clear all
for i=1:1 %%runge-kutta 

c=1;    %temperature transfer coefficient 
d=1;    %salinity transfer coefficient 
T(1)=9;   %temperature of system
S(1)=35.1;   %salinity of system
tau=7; %external temperature (constant)
s=36;    %external salinity (constant)
q=1;    %flow 

delta_t=10;
t=0:delta_t:100;

f= @(t,T,S) 1+T+(c.*(tau-T)-abs(2.*q)).*T;
g= @(t,T,S) S+(d.*(s-S)-abs(2.*q)).*S;

for i=1:(length(t)-1)
    
    k1=f(t(i),T(i),S(i));
    l1=g(t(i),T(i),S(i));
    
    k2=f(t(i)+delta_t/2,(T(i)+0.5*k1*delta_t),(S(i)+(0.5*l1*delta_t)));
    l2=g(t(i)+delta_t/2,(T(i)+0.5*k1*delta_t),(S(i)+(0.5*l1*delta_t)));
    
    k3=f(t(i)+delta_t/2,(T(i)+0.5*k2*delta_t),(S(i)+(0.5*l2*delta_t)));
    l3=g(t(i)+delta_t/2,(T(i)+0.5*k2*delta_t),(S(i)+(0.5*l2*delta_t)));
    
    k4=f(t(i)+delta_t,(T(i)+k3*delta_t),(S(i)+l3*delta_t));
    l4=g(t(i)+delta_t,(T(i)+k3*delta_t),(S(i)+l3*delta_t));
    
    T(i+1)=T(i)+delta_t*(k1+2*k2+2*k3+k4)/6;
    S(i+1)=S(i)+delta_t*(l1+2*l2+2*l3+l4)/6;
    
end

    subplot(2,2,3)
    plot(t,S,'r')
    hold on
    plot(t,T,'b')
    title('Stommel Thermohaline Model, Runge-Kutta Scheme, delta_t=10)')
    legend({'Salinity','Temperature'})
    xlabel('t')
    ylabel('Degrees C & g/kg Respectively')

end
clear all
for i=1:1 %predictor-corrector method
c=1;    %temperature transfer coefficient 
d=1;    %salinity transfer coefficient 
T(1)=9;   %temperature of system
S(1)=35.1;   %salinity of system
tau=7; %external temperature (constant)
s=36;    %external salinity (constant)
q=1;    %flow 

delta_t=10;
t=0:delta_t:100;

for i=1:(length(t)-1)

    k1_T=(c.*(tau-T(i))-abs(2.*q).*T(i)).*delta_t;
    k1_S=(d.*(s-S(i))-abs(2.*q).*S(i)).*delta_t;
   
    k2_T=(c.*(tau-(T(i)+k1_T))-abs(2.*q).*(T(i)+k1_T)).*delta_t;
    k2_S=(d.*(s-(S(i)+k1_S))-abs(2.*q).*(S(i)+k1_S)).*delta_t;
 
    T(i+1)=1+T(i)+0.5.*(k1_T+k2_T); 
    S(i+1)=S(i)+0.5.*(k1_S+k2_S);
    
end

%III. Plot it all 

    subplot(2,2,4)
    plot(t,S,'r')
    hold on
    plot(t,T,'b')
    title('Stommel Thermohaline Model, Predictor Corrector, delta_t=10)')
    legend({'Salinity','Temperature'})
    xlabel('t')
    ylabel('Degrees C & g/kg Respectively')
end 
clear all
end
